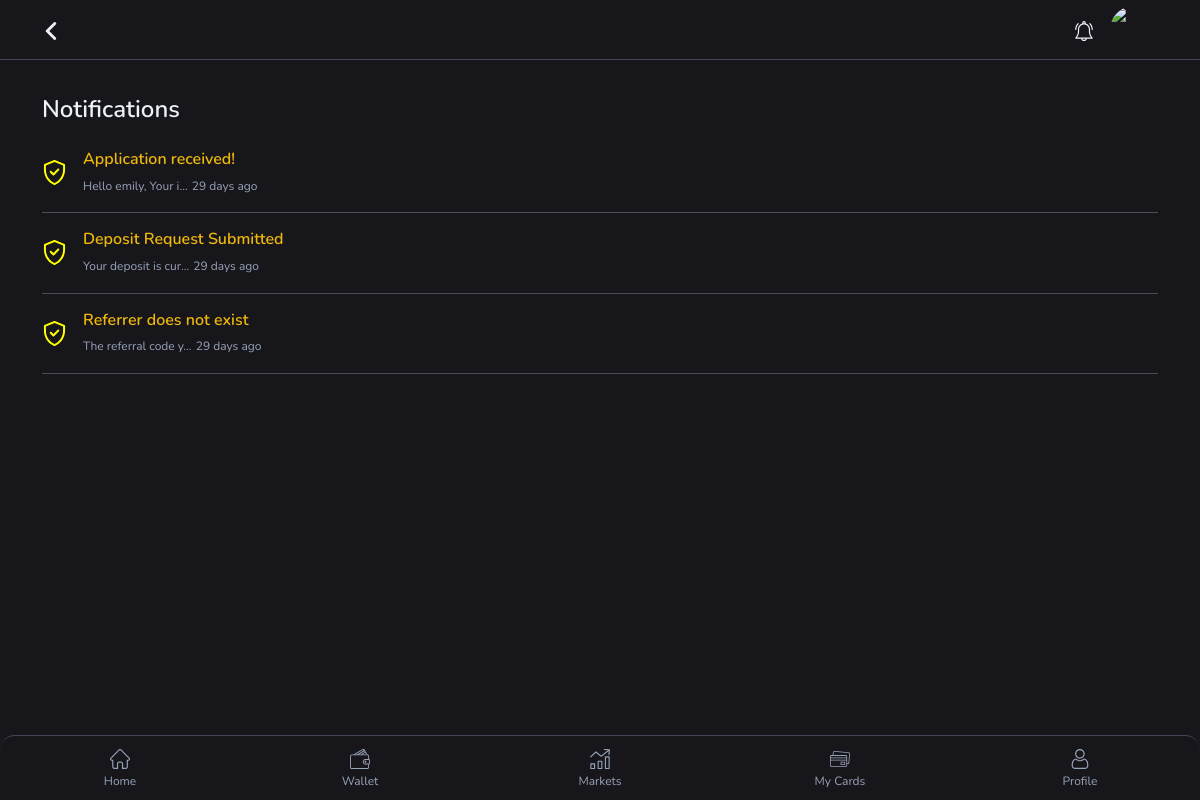
The page /app/notifications/ (signed in) on the database as committed earlier.
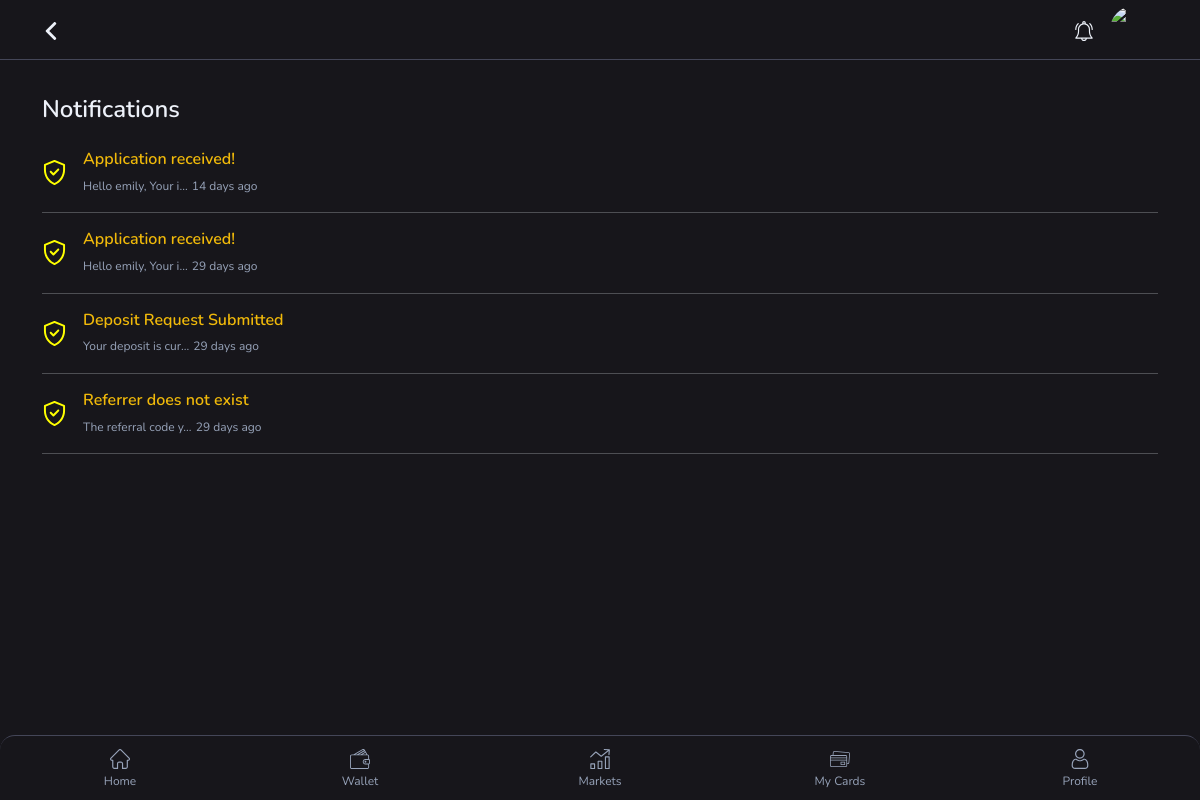
The same page on the database as committed later.
### app/models.py (models this page shows, shortened)
class Notifications(models.Model):
    user = models.ForeignKey(CustomUser, on_delete=models.CASCADE)
    title = models.CharField(max_length=100, default= 'Welcome!')
    message = models.TextField(default='Welcome')
    created_at = models.DateTimeField(auto_now_add=True)
    seen = models.BooleanField(default=False)

### app/views.py (the view)
# urls.py: path('notifications/', views.notifications, name='notifications'),
@login_required
def notifications(request):
    user = request.user
    profile = Profiles.objects.get(user=user)
    dp = profile.profile_pic.url
    notifications = Notifications.objects.filter(user=user).order_by('-created_at')
    context = {
        'user': user,
        'profile': profile,
        'dp': dp,
        'notifications': notifications
    }
    return render(request, 'notifications.html', context)

### app/templates/notifications.html (shortened to what this page needs)
{% load static %}
{% load custom_filters %}
<!DOCTYPE html>
<html lang="en">
<head>
    <link rel="stylesheet" href="{% static 'css/bootstrap.min.css' %}" type="text/css" media="all" />
    <link rel="stylesheet" href="{% static 'css/animate.min.css' %}" type="text/css" media="all" />
    <link rel="stylesheet" href="{% static 'css/owl.carousel.min.css' %}" type="text/css" media="all" />
    <link rel="stylesheet" href="{% static 'css/jquery.jConveyorTicker.min.css' %}" type="text/css" media="all" />
    <link rel="stylesheet" href="{% static 'css/style.css' %}" type="text/css" media="all" />
    <link rel="stylesheet" href="{% static 'css/offcanvas.css' %}" type="text/css" media="all" />
</head>
<body>
    <header class="header-main">
        <div class="container">
            <div class="content-header d-flex align-items-center justify-content-between">
                <div class="navbar-menu-toggler navbar-btn">
                    <a href="javascript:history.back()">
                    </a>
                </div>
                <div class="item-options">
                    <div class="item-notification me-3">
                        <a href="{% url 'notifications' %}">
                        </a>
                    </div>
                    <div class="avatar-item">
                        <a href="{% url 'profile' %}"><img src="{{ dp }}"></a>
                    </div>
                </div>
            </div>
        </div>
    </header>
    <main class="main-content">
        <div class="container">
            <div class="notification-item">
                <h4 class="main-title py-4">Notifications</h4>
                <div class="notification-list">
                    {% if notifications %}
                    {% for notification in notifications %}
                    <a data-key="{{ notification.id }}" class="action-button" href="#">
                        <div class="n-alert d-flex align-items-center mb-3">
                            <div class="flex-shrink-0">
                            </div>
                            <div class="flex-grow-1 ms-3">
                                {% if not notification.seen %}
                                <h5 class="text-primary mb-1 fs-16">{{ notification.title }}</h5>
                                {% else %}
                                <h5 class="mb-1 fs-16">{{ notification.title }}</h5>
                                {% endif %}
                                <span class="text-gray fs-12">{{ notification.message|truncatechars:20 }}</span>
                                <span class="text-end text-gray fs-12">{{ notification.created_at|time_since }}</span>
                            </div>
                        </div>
                        <hr>
                    </a>
                    {% endfor %}
                    {% else %}
                    <h3 class="notification-item">
                        You have no new notifications.
                    </h3>
                    {% endif %}
                </div>
            </div>
        </div>
    </main>
    <footer>
        <div class="container">
            <div class="footer-bar">
                <a href="{% url 'home' %}">
                     Home
                </a>
                <a href="{% url 'wallet' %}">
                     Wallet
                </a>
                <a href="{% url 'markets' %}">
                     Markets
                </a>
                <a href="{% url 'cards' %}">
                     My Cards
                </a>
                <a href="{% url 'profile' %}">
                     Profile
                </a>
            </div>
        </div>
    </footer>
</body>
</html>

Rows that differ between the two databases and show on the page:
added Notifications: seen False (drawn), title "Application received!", message "Hello emily, Your i…", created_at "14 days ago"
